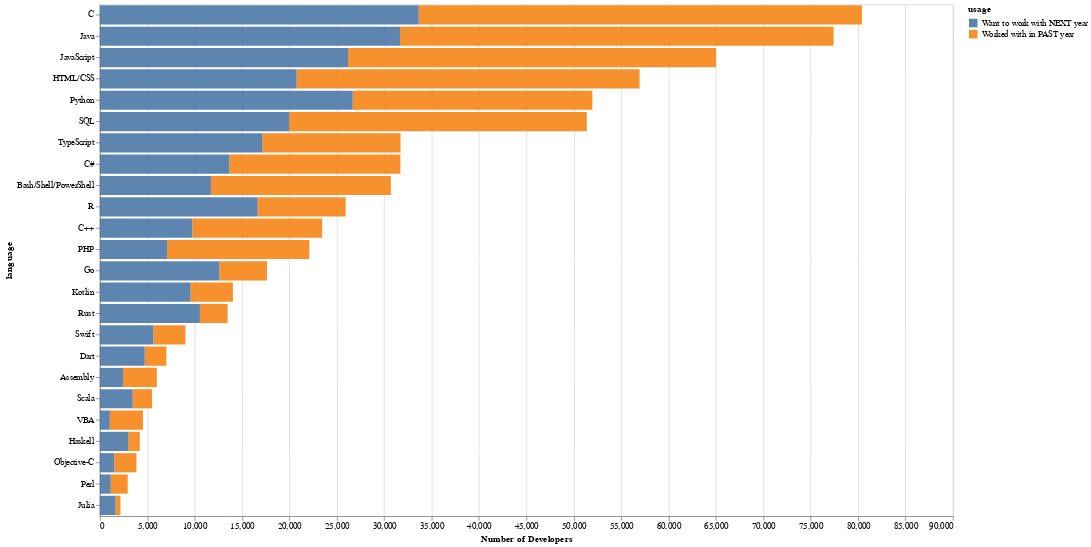

The cell this chart's notebook holds for it:
### Code cell
create_plot(LanguageWorkedWith, LanguageDesireNextYear, 'language')

### Figure 1 — Vega-Lite specification as saved in the notebook (floating-point values rounded to 4 significant figures)
{"config": {"view": {"continuousWidth": 400, "continuousHeight": 300}}, "data": {"name": "data-98a5421d9e0904d1e7bc258b93079a56"}, "mark": {"type": "bar", "opacity": 0.9}, "encoding": {"color": {"type": "nominal", "field": "usage"}, "x": {"type": "quantitative", "field": "Number_of_Developers", "title": "Number of Developers"}, "y": {"type": "nominal", "field": "language", "sort": "-x"}}, "height": 600, "width": 1000, "$schema": "https://vega.github.io/schema/vega-lite/v4.8.1.json", "datasets": {"data-98a5421d9e0904d1e7bc258b93079a56": [{"language": "Assembly", "Number_of_Developers": 3553, "usage": "Worked with in PAST year"}, {"language": "Bash/Shell/PowerShell", "Number_of_Developers": 18980, "usage": "Worked with in PAST year"}, {"language": "C", "Number_of_Developers": 46769, "usage": "Worked with in PAST year"}, {"language": "C#", "Number_of_Developers": 18041, "usage": "Worked with in PAST year"}, {"language": "C++", "Number_of_Developers": 13707, "usage": "Worked with in PAST year"}, {"language": "Dart", "Number_of_Developers": 2280, "usage": "Worked with in PAST year"}, {"language": "Go", "Number_of_Developers": 5038, "usage": "Worked with in PAST year"}, {"language": "Haskell", "Number_of_Developers": 1222, "usage": "Worked with in PAST year"}, {"language": "HTML/CSS", "Number_of_Developers": 36181, "usage": "Worked with in PAST year"}, {"language": "Java", "Number_of_Developers": 45749, "usage": "Worked with in PAST year"}, {"language": "JavaScript", "Number_of_Developers": 38822, "usage": "Worked with in PAST year"}, {"language": "Julia", "Number_of_Developers": 519, "usage": "Worked with in PAST year"}, {"language": "Kotlin", "Number_of_Developers": 4468, "usage": "Worked with in PAST year"}, {"language": "Objective-C", "Number_of_Developers": 2340, "usage": "Worked with in PAST year"}, {"language": "Perl", "Number_of_Developers": 1796, "usage": "Worked with in PAST year"}, {"language": "PHP", "Number_of_Developers": 15007, "usage": "Worked with in PAST year"}, {"language": "Python", "Number_of_Developers": 25287, "usage": "Worked with in PAST year"}, {"language": "R", "Number_of_Developers": 9293, "usage": "Worked with in PAST year"}, {"language": "Rust", "Number_of_Developers": 2929, "usage": "Worked with in PAST year"}, {"language": "Scala", "Number_of_Developers": 2052, "usage": "Worked with in PAST year"}, {"language": "SQL", "Number_of_Developers": 31413, "usage": "Worked with in PAST year"}, {"language": "Swift", "Number_of_Developers": 3397, "usage": "Worked with in PAST year"}, {"language": "TypeScript", "Number_of_Developers": 14578, "usage": "Worked with in PAST year"}, {"language": "VBA", "Number_of_Developers": 3499, "usage": "Worked with in PAST year"}, {"language": "Assembly", "Number_of_Developers": 2469, "usage": "Want to work with NEXT year"}, {"language": "Bash/Shell/PowerShell", "Number_of_Developers": 11728, "usage": "Want to work with NEXT year"}, {"language": "C", "Number_of_Developers": 33645, "usage": "Want to work with NEXT year"}, {"language": "C#", "Number_of_Developers": 13674, "usage": "Want to work with NEXT year"}, {"language": "C++", "Number_of_Developers": 9756, "usage": "Want to work with NEXT year"}, {"language": "Dart", "Number_of_Developers": 4742, "usage": "Want to work with NEXT year"}, {"language": "Go", "Number_of_Developers": 12605, "usage": "Want to work with NEXT year"}, {"language": "Haskell", "Number_of_Developers": 2996, "usage": "Want to work with NEXT year"}, {"language": "HTML/CSS", "Number_of_Developers": 20771, "usage": "Want to work with NEXT year"}, {"language": "Java", "Number_of_Developers": 31671, "usage": "Want to work with NEXT year"}, {"language": "JavaScript", "Number_of_Developers": 26188, "usage": "Want to work with NEXT year"}, {"language": "Julia", "Number_of_Developers": 1661, "usage": "Want to work with NEXT year"}, {"language": "Kotlin", "Number_of_Developers": 9575, "usage": "Want to work with NEXT year"}, {"language": "Objective-C", "Number_of_Developers": 1525, "usage": "Want to work with NEXT year"}, {"language": "Perl", "Number_of_Developers": 1150, "usage": "Want to work with NEXT year"}, {"language": "PHP", "Number_of_Developers": 7106, "usage": "Want to work with NEXT year"}, {"language": "Python", "Number_of_Developers": 26682, "usage": "Want to work with NEXT year"}, {"language": "R", "Number_of_Developers": 16649, "usage": "Want to work with NEXT year"}, {"language": "Rust", "Number_of_Developers": 10563, "usage": "Want to work with NEXT year"}, {"language": "Scala", "Number_of_Developers": 3465, "usage": "Want to work with NEXT year"}, {"language": "SQL", "Number_of_Developers": 19970, "usage": "Want to work with NEXT year"}, {"language": "Swift", "Number_of_Developers": 5643, "usage": "Want to work with NEXT year"}, {"language": "TypeScript", "Number_of_Developers": 17150, "usage": "Want to work with NEXT year"}, {"language": "VBA", "Number_of_Developers": 1055, "usage": "Want to work with NEXT year"}]}}
